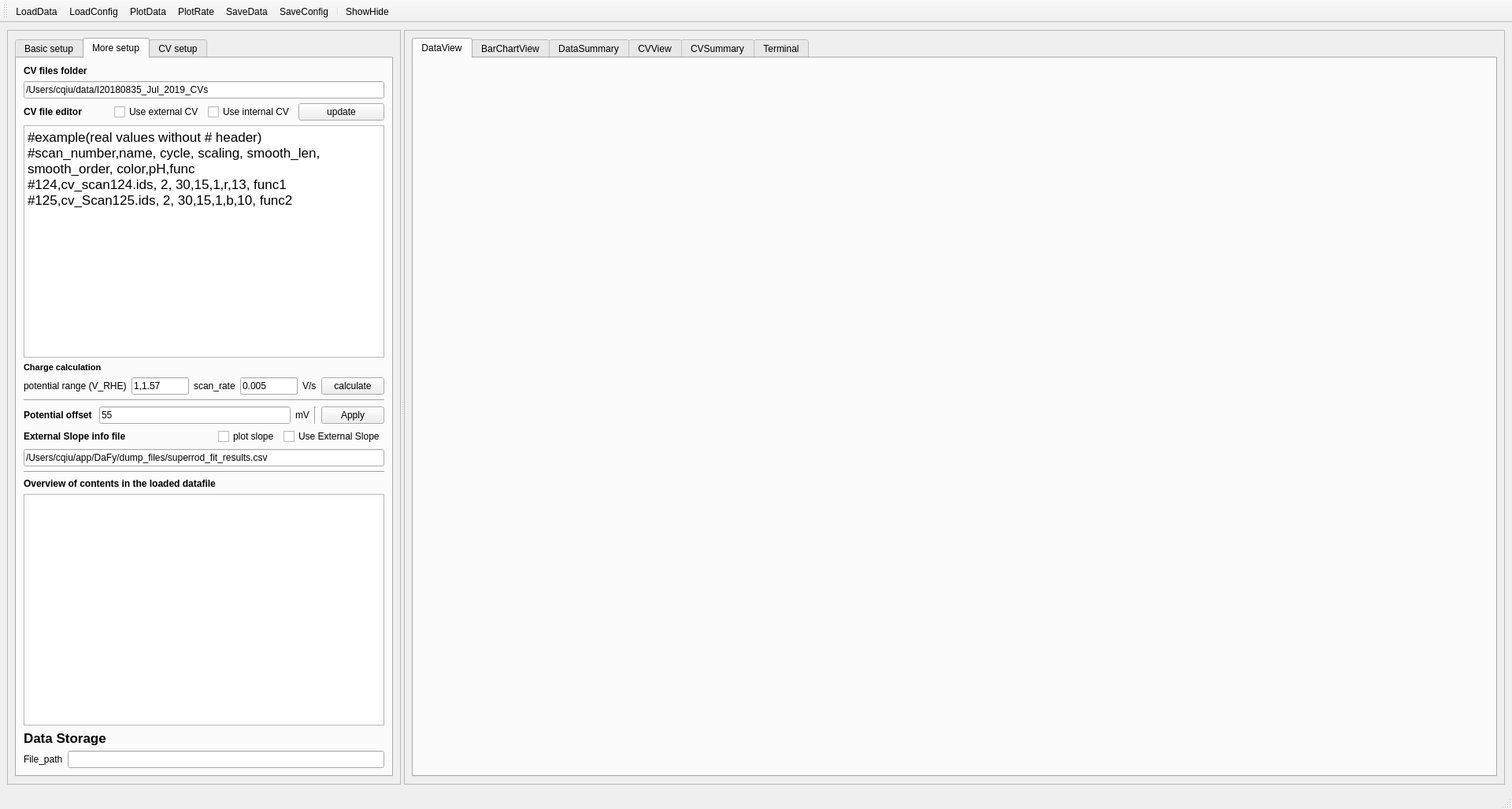
<?xml version="1.0" encoding="UTF-8"?>
<ui version="4.0">
 <class>MainWindow</class>
 <widget class="QMainWindow" name="MainWindow">
  <property name="geometry">
   <rect>
    <x>0</x>
    <y>0</y>
    <width>1920</width>
    <height>1027</height>
   </rect>
  </property>
  <property name="windowTitle">
   <string>MainWindow</string>
  </property>
  <widget class="QWidget" name="centralwidget">
   <layout class="QHBoxLayout" name="horizontalLayout">
    <item>
     <widget class="QSplitter" name="splitter">
      <property name="orientation">
       <enum>Qt::Horizontal</enum>
      </property>
      <widget class="QFrame" name="frame">
       <property name="sizePolicy">
        <sizepolicy hsizetype="Maximum" vsizetype="Preferred">
         <horstretch>0</horstretch>
         <verstretch>0</verstretch>
        </sizepolicy>
       </property>
       <property name="maximumSize">
        <size>
         <width>500</width>
         <height>16777215</height>
        </size>
       </property>
       <property name="frameShape">
        <enum>QFrame::StyledPanel</enum>
       </property>
       <property name="frameShadow">
        <enum>QFrame::Raised</enum>
       </property>
       <layout class="QVBoxLayout" name="verticalLayout">
        <item>
         <widget class="QTabWidget" name="tabWidget_2">
          <property name="font">
           <font>
            <weight>50</weight>
            <bold>false</bold>
           </font>
          </property>
          <property name="currentIndex">
           <number>1</number>
          </property>
          <widget class="QWidget" name="tab_3">
           <attribute name="title">
            <string>Basic setup</string>
           </attribute>
           <layout class="QVBoxLayout" name="verticalLayout_5">
            <item>
             <widget class="QLabel" name="label">
              <property name="sizePolicy">
               <sizepolicy hsizetype="Fixed" vsizetype="Fixed">
                <horstretch>0</horstretch>
                <verstretch>0</verstretch>
               </sizepolicy>
              </property>
              <property name="font">
               <font>
                <pointsize>13</pointsize>
                <weight>75</weight>
                <bold>true</bold>
               </font>
              </property>
              <property name="text">
               <string>Data File</string>
              </property>
             </widget>
            </item>
            <item>
             <widget class="QLineEdit" name="lineEdit_data_file">
              <property name="sizePolicy">
               <sizepolicy hsizetype="Expanding" vsizetype="Fixed">
                <horstretch>0</horstretch>
                <verstretch>0</verstretch>
               </sizepolicy>
              </property>
              <property name="maximumSize">
               <size>
                <width>4000</width>
                <height>16777215</height>
               </size>
              </property>
             </widget>
            </item>
            <item>
             <layout class="QHBoxLayout" name="horizontalLayout_7">
              <item>
               <widget class="QLabel" name="label_10">
                <property name="font">
                 <font>
                  <weight>75</weight>
                  <bold>true</bold>
                 </font>
                </property>
                <property name="text">
                 <string>Plot_type</string>
                </property>
               </widget>
              </item>
              <item>
               <spacer name="horizontalSpacer_4">
                <property name="orientation">
                 <enum>Qt::Horizontal</enum>
                </property>
                <property name="sizeHint" stdset="0">
                 <size>
                  <width>40</width>
                  <height>20</height>
                 </size>
                </property>
               </spacer>
              </item>
              <item>
               <widget class="QCheckBox" name="checkBox_time_scan">
                <property name="text">
                 <string>Time scan</string>
                </property>
               </widget>
              </item>
              <item>
               <spacer name="horizontalSpacer_3">
                <property name="orientation">
                 <enum>Qt::Horizontal</enum>
                </property>
                <property name="sizeHint" stdset="0">
                 <size>
                  <width>40</width>
                  <height>20</height>
                 </size>
                </property>
               </spacer>
              </item>
              <item>
               <widget class="QCheckBox" name="checkBox_mask">
                <property name="text">
                 <string>Apply mask</string>
                </property>
               </widget>
              </item>
              <item>
               <spacer name="horizontalSpacer_2">
                <property name="orientation">
                 <enum>Qt::Horizontal</enum>
                </property>
                <property name="sizeHint" stdset="0">
                 <size>
                  <width>40</width>
                  <height>20</height>
                 </size>
                </property>
               </spacer>
              </item>
              <item>
               <widget class="QCheckBox" name="checkBox_max">
                <property name="text">
                 <string>max2zero</string>
                </property>
               </widget>
              </item>
              <item>
               <spacer name="horizontalSpacer">
                <property name="orientation">
                 <enum>Qt::Horizontal</enum>
                </property>
                <property name="sizeHint" stdset="0">
                 <size>
                  <width>40</width>
                  <height>20</height>
                 </size>
                </property>
               </spacer>
              </item>
             </layout>
            </item>
            <item>
             <widget class="QLabel" name="label_9">
              <property name="font">
               <font>
                <pointsize>13</pointsize>
                <weight>75</weight>
                <bold>true</bold>
               </font>
              </property>
              <property name="text">
               <string>Plot channel selector</string>
              </property>
             </widget>
            </item>
            <item>
             <layout class="QHBoxLayout" name="horizontalLayout_15">
              <item>
               <widget class="QLabel" name="label_4">
                <property name="frameShape">
                 <enum>QFrame::StyledPanel</enum>
                </property>
                <property name="text">
                 <string>x</string>
                </property>
               </widget>
              </item>
              <item>
               <widget class="QLineEdit" name="lineEdit_x">
                <property name="text">
                 <string>potential</string>
                </property>
               </widget>
              </item>
             </layout>
            </item>
            <item>
             <layout class="QHBoxLayout" name="horizontalLayout_16">
              <item>
               <widget class="QLabel" name="label_5">
                <property name="frameShape">
                 <enum>QFrame::StyledPanel</enum>
                </property>
                <property name="text">
                 <string>y</string>
                </property>
               </widget>
              </item>
              <item>
               <widget class="QLineEdit" name="lineEdit_y">
                <property name="text">
                 <string>current,strain_ip,strain_oop,grain_size_ip,grain_size_oop</string>
                </property>
               </widget>
              </item>
             </layout>
            </item>
            <item>
             <layout class="QHBoxLayout" name="horizontalLayout_12">
              <item>
               <widget class="QLabel" name="label_23">
                <property name="font">
                 <font>
                  <weight>50</weight>
                  <bold>false</bold>
                 </font>
                </property>
                <property name="frameShape">
                 <enum>QFrame::StyledPanel</enum>
                </property>
                <property name="text">
                 <string>scans to be used</string>
                </property>
               </widget>
              </item>
              <item>
               <widget class="QLineEdit" name="scan_numbers_append">
                <property name="text">
                 <string/>
                </property>
               </widget>
              </item>
              <item>
               <widget class="QPushButton" name="PushButton_append_scans">
                <property name="text">
                 <string>Append</string>
                </property>
               </widget>
              </item>
             </layout>
            </item>
            <item>
             <layout class="QHBoxLayout" name="horizontalLayout_8">
              <item>
               <widget class="QLabel" name="label_12">
                <property name="text">
                 <string>Plotting style to use</string>
                </property>
               </widget>
              </item>
              <item>
               <widget class="QLineEdit" name="lineEdit_fmt">
                <property name="text">
                 <string>-r,-m,-g</string>
                </property>
               </widget>
              </item>
             </layout>
            </item>
            <item>
             <widget class="QGroupBox" name="groupBox_2">
              <property name="font">
               <font>
                <weight>75</weight>
                <bold>true</bold>
               </font>
              </property>
              <property name="title">
               <string>Point selector</string>
              </property>
              <layout class="QVBoxLayout" name="verticalLayout_3">
               <item>
                <layout class="QHBoxLayout" name="horizontalLayout_5">
                 <item>
                  <widget class="QLabel" name="label_3">
                   <property name="text">
                    <string>scan</string>
                   </property>
                  </widget>
                 </item>
                 <item>
                  <widget class="QComboBox" name="comboBox_scans">
                   <property name="sizePolicy">
                    <sizepolicy hsizetype="Maximum" vsizetype="Fixed">
                     <horstretch>0</horstretch>
                     <verstretch>0</verstretch>
                    </sizepolicy>
                   </property>
                   <property name="maximumSize">
                    <size>
                     <width>80</width>
                     <height>16777215</height>
                    </size>
                   </property>
                   <property name="font">
                    <font>
                     <weight>50</weight>
                     <bold>false</bold>
                    </font>
                   </property>
                  </widget>
                 </item>
                 <item>
                  <widget class="QLabel" name="label_6">
                   <property name="sizePolicy">
                    <sizepolicy hsizetype="Maximum" vsizetype="Preferred">
                     <horstretch>0</horstretch>
                     <verstretch>0</verstretch>
                    </sizepolicy>
                   </property>
                   <property name="minimumSize">
                    <size>
                     <width>65</width>
                     <height>0</height>
                    </size>
                   </property>
                   <property name="text">
                    <string>images fr.</string>
                   </property>
                  </widget>
                 </item>
                 <item>
                  <widget class="QLineEdit" name="lineEdit_img_range_left">
                   <property name="maximumSize">
                    <size>
                     <width>90</width>
                     <height>16777215</height>
                    </size>
                   </property>
                   <property name="font">
                    <font>
                     <weight>50</weight>
                     <bold>false</bold>
                    </font>
                   </property>
                   <property name="text">
                    <string>0</string>
                   </property>
                  </widget>
                 </item>
                 <item>
                  <widget class="QLabel" name="label_13">
                   <property name="minimumSize">
                    <size>
                     <width>20</width>
                     <height>0</height>
                    </size>
                   </property>
                   <property name="text">
                    <string>-&gt;</string>
                   </property>
                  </widget>
                 </item>
                 <item>
                  <widget class="QLineEdit" name="lineEdit_img_range_right">
                   <property name="maximumSize">
                    <size>
                     <width>100</width>
                     <height>16777215</height>
                    </size>
                   </property>
                   <property name="font">
                    <font>
                     <weight>50</weight>
                     <bold>false</bold>
                    </font>
                   </property>
                   <property name="text">
                    <string>1000</string>
                   </property>
                  </widget>
                 </item>
                 <item>
                  <widget class="QPushButton" name="pushButton_update">
                   <property name="sizePolicy">
                    <sizepolicy hsizetype="Fixed" vsizetype="Fixed">
                     <horstretch>0</horstretch>
                     <verstretch>0</verstretch>
                    </sizepolicy>
                   </property>
                   <property name="maximumSize">
                    <size>
                     <width>70</width>
                     <height>16777215</height>
                    </size>
                   </property>
                   <property name="text">
                    <string>update</string>
                   </property>
                  </widget>
                 </item>
                </layout>
               </item>
               <item>
                <widget class="QLabel" name="label_15">
                 <property name="text">
                  <string>Image ranges for each scan</string>
                 </property>
                </widget>
               </item>
               <item>
                <widget class="QPlainTextEdit" name="plainTextEdit_img_range">
                 <property name="font">
                  <font>
                   <weight>50</weight>
                   <bold>false</bold>
                  </font>
                 </property>
                </widget>
               </item>
               <item>
                <layout class="QHBoxLayout" name="horizontalLayout_21">
                 <item>
                  <widget class="QLabel" name="label_29">
                   <property name="text">
                    <string>Tick label settings</string>
                   </property>
                  </widget>
                 </item>
                 <item>
                  <widget class="QCheckBox" name="checkBox_use">
                   <property name="text">
                    <string>use</string>
                   </property>
                  </widget>
                 </item>
                </layout>
               </item>
               <item>
                <widget class="QPlainTextEdit" name="plainTextEdit_tick_label_settings">
                 <property name="font">
                  <font>
                   <pointsize>12</pointsize>
                   <weight>50</weight>
                   <bold>false</bold>
                  </font>
                 </property>
                 <property name="plainText">
                  <string>#which_figure(master or bar)+item (one plot channel, eg strain_ip)+ tick_label_locator ([] type)+bounds_padding+num_of_minor_ticks+ fmt_str+func
#master+strain_ip+[0, -0.02, -0.04, -0.06]+0.01+4+{: 4.2f}+set_ylim</string>
                 </property>
                </widget>
               </item>
              </layout>
             </widget>
            </item>
            <item>
             <widget class="QGroupBox" name="groupBox">
              <property name="sizePolicy">
               <sizepolicy hsizetype="Preferred" vsizetype="Expanding">
                <horstretch>0</horstretch>
                <verstretch>0</verstretch>
               </sizepolicy>
              </property>
              <property name="font">
               <font>
                <weight>75</weight>
                <bold>true</bold>
               </font>
              </property>
              <property name="title">
               <string>Structural change rate plot setups</string>
              </property>
              <layout class="QVBoxLayout" name="verticalLayout_2">
               <item>
                <widget class="QLabel" name="label_8">
                 <property name="font">
                  <font>
                   <weight>50</weight>
                   <bold>false</bold>
                  </font>
                 </property>
                 <property name="text">
                  <string>Data Range applied</string>
                 </property>
                </widget>
               </item>
               <item>
                <widget class="QLineEdit" name="lineEdit_data_range">
                 <property name="sizePolicy">
                  <sizepolicy hsizetype="Expanding" vsizetype="Expanding">
                   <horstretch>0</horstretch>
                   <verstretch>0</verstretch>
                  </sizepolicy>
                 </property>
                 <property name="font">
                  <font>
                   <weight>50</weight>
                   <bold>false</bold>
                  </font>
                 </property>
                 <property name="text">
                  <string>0-100</string>
                 </property>
                </widget>
               </item>
               <item>
                <widget class="QLabel" name="label_7">
                 <property name="font">
                  <font>
                   <weight>50</weight>
                   <bold>false</bold>
                  </font>
                 </property>
                 <property name="text">
                  <string>Potential ranges selector</string>
                 </property>
                </widget>
               </item>
               <item>
                <widget class="QLineEdit" name="lineEdit_potential_range">
                 <property name="sizePolicy">
                  <sizepolicy hsizetype="Expanding" vsizetype="Expanding">
                   <horstretch>0</horstretch>
                   <verstretch>0</verstretch>
                  </sizepolicy>
                 </property>
                 <property name="font">
                  <font>
                   <weight>50</weight>
                   <bold>false</bold>
                  </font>
                 </property>
                 <property name="text">
                  <string>1-1.5,1.-1.4</string>
                 </property>
                </widget>
               </item>
               <item>
                <widget class="QLabel" name="label_14">
                 <property name="sizePolicy">
                  <sizepolicy hsizetype="Fixed" vsizetype="Preferred">
                   <horstretch>0</horstretch>
                   <verstretch>0</verstretch>
                  </sizepolicy>
                 </property>
                 <property name="font">
                  <font>
                   <weight>50</weight>
                   <bold>false</bold>
                  </font>
                 </property>
                 <property name="text">
                  <string>Colors for bar</string>
                 </property>
                </widget>
               </item>
               <item>
                <widget class="QLineEdit" name="lineEdit_colors_bar">
                 <property name="sizePolicy">
                  <sizepolicy hsizetype="Expanding" vsizetype="Expanding">
                   <horstretch>0</horstretch>
                   <verstretch>0</verstretch>
                  </sizepolicy>
                 </property>
                 <property name="font">
                  <font>
                   <weight>50</weight>
                   <bold>false</bold>
                  </font>
                 </property>
                 <property name="text">
                  <string>b</string>
                 </property>
                </widget>
               </item>
               <item>
                <widget class="QCheckBox" name="checkBox_show_marker">
                 <property name="text">
                  <string>plot_pot_seperator_on_profiles</string>
                 </property>
                </widget>
               </item>
              </layout>
             </widget>
            </item>
           </layout>
          </widget>
          <widget class="QWidget" name="tab_4">
           <attribute name="title">
            <string>More setup</string>
           </attribute>
           <layout class="QVBoxLayout" name="verticalLayout_6">
            <item>
             <widget class="QLabel" name="label_17">
              <property name="font">
               <font>
                <weight>75</weight>
                <bold>true</bold>
               </font>
              </property>
              <property name="text">
               <string>CV files folder</string>
              </property>
             </widget>
            </item>
            <item>
             <widget class="QLineEdit" name="lineEdit_cv_folder">
              <property name="text">
               <string>/Users/cqiu/data/I20180835_Jul_2019_CVs</string>
              </property>
             </widget>
            </item>
            <item>
             <layout class="QHBoxLayout" name="horizontalLayout_6">
              <item>
               <widget class="QLabel" name="label_18">
                <property name="font">
                 <font>
                  <weight>75</weight>
                  <bold>true</bold>
                 </font>
                </property>
                <property name="text">
                 <string>CV file editor</string>
                </property>
               </widget>
              </item>
              <item>
               <widget class="QCheckBox" name="checkBox_use_external_cv">
                <property name="text">
                 <string>Use external CV</string>
                </property>
               </widget>
              </item>
              <item>
               <widget class="QCheckBox" name="checkBox_use_internal_cv">
                <property name="text">
                 <string>Use internal CV</string>
                </property>
               </widget>
              </item>
              <item>
               <widget class="QPushButton" name="pushButton_update_info">
                <property name="text">
                 <string>update</string>
                </property>
               </widget>
              </item>
             </layout>
            </item>
            <item>
             <widget class="QTextEdit" name="textEdit_plot_lib">
              <property name="html">
               <string>&lt;!DOCTYPE HTML PUBLIC &quot;-//W3C//DTD HTML 4.0//EN&quot; &quot;http://www.w3.org/TR/REC-html40/strict.dtd&quot;&gt;
&lt;html&gt;&lt;head&gt;&lt;meta name=&quot;qrichtext&quot; content=&quot;1&quot; /&gt;&lt;style type=&quot;text/css&quot;&gt;
p, li { white-space: pre-wrap; }
&lt;/style&gt;&lt;/head&gt;&lt;body style=&quot; font-family:'.AppleSystemUIFont'; font-size:13pt; font-weight:400; font-style:normal;&quot;&gt;
&lt;p style=&quot; margin-top:0px; margin-bottom:0px; margin-left:0px; margin-right:0px; -qt-block-indent:0; text-indent:0px;&quot;&gt;&lt;span style=&quot; font-family:'.SF NS Text';&quot;&gt;#example(real values without # header)&lt;/span&gt;&lt;/p&gt;
&lt;p style=&quot; margin-top:0px; margin-bottom:0px; margin-left:0px; margin-right:0px; -qt-block-indent:0; text-indent:0px;&quot;&gt;&lt;span style=&quot; font-family:'.SF NS Text';&quot;&gt;#scan_number,name, cycle, scaling, smooth_len, smooth_order, color,pH,func&lt;/span&gt;&lt;/p&gt;
&lt;p style=&quot; margin-top:0px; margin-bottom:0px; margin-left:0px; margin-right:0px; -qt-block-indent:0; text-indent:0px;&quot;&gt;&lt;span style=&quot; font-family:'.SF NS Text';&quot;&gt;#124,cv_scan124.ids, 2, 30,15,1,r,13, func1&lt;/span&gt;&lt;/p&gt;
&lt;p style=&quot; margin-top:0px; margin-bottom:0px; margin-left:0px; margin-right:0px; -qt-block-indent:0; text-indent:0px;&quot;&gt;&lt;span style=&quot; font-family:'.SF NS Text';&quot;&gt;#125,cv_Scan125.ids, 2, 30,15,1,b,10, func2&lt;/span&gt;&lt;/p&gt;&lt;/body&gt;&lt;/html&gt;</string>
              </property>
             </widget>
            </item>
            <item>
             <layout class="QHBoxLayout" name="horizontalLayout_14">
              <item>
               <widget class="QLabel" name="label_26">
                <property name="font">
                 <font>
                  <pointsize>8</pointsize>
                  <weight>75</weight>
                  <bold>true</bold>
                 </font>
                </property>
                <property name="text">
                 <string>Charge calculation</string>
                </property>
               </widget>
              </item>
             </layout>
            </item>
            <item>
             <layout class="QHBoxLayout" name="horizontalLayout_13">
              <item>
               <widget class="QLabel" name="label_22">
                <property name="text">
                 <string>potential range (V_RHE)</string>
                </property>
               </widget>
              </item>
              <item>
               <widget class="QLineEdit" name="lineEdit_pot_range">
                <property name="text">
                 <string>1,1.57</string>
                </property>
               </widget>
              </item>
              <item>
               <widget class="QLabel" name="label_24">
                <property name="text">
                 <string>scan_rate</string>
                </property>
               </widget>
              </item>
              <item>
               <widget class="QLineEdit" name="lineEdit_scan_rate">
                <property name="text">
                 <string>0.005</string>
                </property>
               </widget>
              </item>
              <item>
               <widget class="QLabel" name="label_25">
                <property name="text">
                 <string>V/s</string>
                </property>
               </widget>
              </item>
              <item>
               <widget class="QPushButton" name="pushButton_cal_charge">
                <property name="text">
                 <string>calculate</string>
                </property>
               </widget>
              </item>
             </layout>
            </item>
            <item>
             <widget class="Line" name="line_3">
              <property name="orientation">
               <enum>Qt::Horizontal</enum>
              </property>
             </widget>
            </item>
            <item>
             <layout class="QHBoxLayout" name="horizontalLayout_2">
              <item>
               <widget class="QLabel" name="label_20">
                <property name="font">
                 <font>
                  <weight>75</weight>
                  <bold>true</bold>
                 </font>
                </property>
                <property name="text">
                 <string>Potential offset </string>
                </property>
               </widget>
              </item>
              <item>
               <widget class="QLineEdit" name="lineEdit_pot_offset">
                <property name="text">
                 <string>55</string>
                </property>
               </widget>
              </item>
              <item>
               <widget class="QLabel" name="label_21">
                <property name="text">
                 <string>mV</string>
                </property>
               </widget>
              </item>
              <item>
               <widget class="Line" name="line">
                <property name="orientation">
                 <enum>Qt::Vertical</enum>
                </property>
               </widget>
              </item>
              <item>
               <widget class="QPushButton" name="pushButton_apply">
                <property name="text">
                 <string>Apply</string>
                </property>
               </widget>
              </item>
             </layout>
            </item>
            <item>
             <layout class="QHBoxLayout" name="horizontalLayout_3">
              <item>
               <widget class="QLabel" name="label_19">
                <property name="font">
                 <font>
                  <weight>75</weight>
                  <bold>true</bold>
                 </font>
                </property>
                <property name="text">
                 <string>External Slope info file</string>
                </property>
               </widget>
              </item>
              <item>
               <spacer name="horizontalSpacer_5">
                <property name="orientation">
                 <enum>Qt::Horizontal</enum>
                </property>
                <property name="sizeHint" stdset="0">
                 <size>
                  <width>40</width>
                  <height>20</height>
                 </size>
                </property>
               </spacer>
              </item>
              <item>
               <widget class="QCheckBox" name="checkBox_plot_slope">
                <property name="text">
                 <string>plot slope</string>
                </property>
               </widget>
              </item>
              <item>
               <widget class="QCheckBox" name="checkBox_use_external_slope">
                <property name="text">
                 <string>Use External Slope</string>
                </property>
               </widget>
              </item>
             </layout>
            </item>
            <item>
             <widget class="QLineEdit" name="lineEdit_slope_file">
              <property name="text">
               <string>/Users/cqiu/app/DaFy/dump_files/superrod_fit_results.csv</string>
              </property>
             </widget>
            </item>
            <item>
             <widget class="Line" name="line_2">
              <property name="orientation">
               <enum>Qt::Horizontal</enum>
              </property>
             </widget>
            </item>
            <item>
             <widget class="QLabel" name="label_11">
              <property name="font">
               <font>
                <weight>75</weight>
                <bold>true</bold>
               </font>
              </property>
              <property name="text">
               <string>Overview of contents in the loaded datafile</string>
              </property>
             </widget>
            </item>
            <item>
             <widget class="QTextBrowser" name="textEdit_summary_data">
              <property name="enabled">
               <bool>true</bool>
              </property>
             </widget>
            </item>
            <item>
             <widget class="QLabel" name="label_2">
              <property name="sizePolicy">
               <sizepolicy hsizetype="Fixed" vsizetype="Fixed">
                <horstretch>0</horstretch>
                <verstretch>0</verstretch>
               </sizepolicy>
              </property>
              <property name="font">
               <font>
                <pointsize>13</pointsize>
                <weight>75</weight>
                <bold>true</bold>
               </font>
              </property>
              <property name="text">
               <string>Data Storage</string>
              </property>
             </widget>
            </item>
            <item>
             <layout class="QHBoxLayout" name="horizontalLayout_4">
              <property name="sizeConstraint">
               <enum>QLayout::SetFixedSize</enum>
              </property>
              <item>
               <widget class="QLabel" name="label_16">
                <property name="sizePolicy">
                 <sizepolicy hsizetype="Preferred" vsizetype="Fixed">
                  <horstretch>0</horstretch>
                  <verstretch>0</verstretch>
                 </sizepolicy>
                </property>
                <property name="text">
                 <string>File_path</string>
                </property>
               </widget>
              </item>
              <item>
               <widget class="QLineEdit" name="lineEdit_data_file_path">
                <property name="sizePolicy">
                 <sizepolicy hsizetype="Expanding" vsizetype="Fixed">
                  <horstretch>0</horstretch>
                  <verstretch>0</verstretch>
                 </sizepolicy>
                </property>
                <property name="maximumSize">
                 <size>
                  <width>3500</width>
                  <height>16777215</height>
                 </size>
                </property>
               </widget>
              </item>
             </layout>
            </item>
           </layout>
          </widget>
          <widget class="QWidget" name="tab_9">
           <attribute name="title">
            <string>CV setup</string>
           </attribute>
           <layout class="QVBoxLayout" name="verticalLayout_8">
            <item>
             <widget class="QLabel" name="label_27">
              <property name="text">
               <string>Config file path</string>
              </property>
             </widget>
            </item>
            <item>
             <widget class="QLineEdit" name="lineEdit_cv_config_path"/>
            </item>
            <item>
             <widget class="QLabel" name="label_28">
              <property name="text">
               <string>Config file content</string>
              </property>
             </widget>
            </item>
            <item>
             <widget class="QPlainTextEdit" name="plainTextEdit_cv_config">
              <property name="plainText">
               <string>[Global]
sequence_id = [216, 221,229, 231, 236, 243, 244]
ph = [13, 10,13,8,13,7,13]
fmt = ['-']*7
which_cycle = [1,1,2,2,2,2,2]
color = ['r', 'g','r','blue','r','m','r']
method = ['extract_cv_file_fouad']*7
pot_range = [[1,1.57],[1,1.57],[1,1.57],[1,1.57],[1,1.57],[1,1.57],[1,1.57]]
cv_scale_factor = [30,30,30,30,30,30,30]
cv_spike_cut = [0.002]*7
scan_rate = [0.005]*7
resistance = [70,80,70,40,50,90,50]
pot_starts_tafel = [1.6,1.62,1.6,1.72,1.6,1.75,1.6]
pot_ends_tafel = [1.65,1.75,1.65,1.85,1.65,1.83,1.65]
potential_reaction_order = 1.65
cv_folder = '/Users/canrong/Documents/I20180835_Jul_2019_CVs'
path = ['044_S216_CV','048_S221_CV','054_S229_CV','057_S231_CV','060_S236_CV','064_S243_CV','065_S244_CV']</string>
              </property>
             </widget>
            </item>
            <item>
             <widget class="QCheckBox" name="checkBox_use_all">
              <property name="text">
               <string>use all scans for plotting cv profiles</string>
              </property>
              <property name="checked">
               <bool>true</bool>
              </property>
             </widget>
            </item>
            <item>
             <layout class="QHBoxLayout" name="horizontalLayout_20">
              <item>
               <widget class="QPushButton" name="pushButton_load_cv_config">
                <property name="text">
                 <string>Load</string>
                </property>
               </widget>
              </item>
              <item>
               <widget class="QPushButton" name="pushButton_update_cv_config">
                <property name="text">
                 <string>Update</string>
                </property>
               </widget>
              </item>
              <item>
               <widget class="QPushButton" name="pushButton_cal_charge_2">
                <property name="text">
                 <string>Charge</string>
                </property>
               </widget>
              </item>
              <item>
               <widget class="QPushButton" name="pushButton_plot_cv">
                <property name="text">
                 <string>PltCV</string>
                </property>
               </widget>
              </item>
              <item>
               <widget class="QPushButton" name="pushButton_plot_reaction_order">
                <property name="text">
                 <string>PltOrder</string>
                </property>
               </widget>
              </item>
             </layout>
            </item>
           </layout>
          </widget>
         </widget>
        </item>
       </layout>
      </widget>
      <widget class="QFrame" name="frame_2">
       <property name="sizePolicy">
        <sizepolicy hsizetype="Expanding" vsizetype="Preferred">
         <horstretch>0</horstretch>
         <verstretch>0</verstretch>
        </sizepolicy>
       </property>
       <property name="minimumSize">
        <size>
         <width>900</width>
         <height>0</height>
        </size>
       </property>
       <property name="frameShape">
        <enum>QFrame::StyledPanel</enum>
       </property>
       <property name="frameShadow">
        <enum>QFrame::Raised</enum>
       </property>
       <layout class="QHBoxLayout" name="horizontalLayout_9">
        <item>
         <layout class="QVBoxLayout" name="verticalLayout_4">
          <property name="sizeConstraint">
           <enum>QLayout::SetMaximumSize</enum>
          </property>
          <item>
           <widget class="QTabWidget" name="tabWidget">
            <property name="currentIndex">
             <number>0</number>
            </property>
            <widget class="QWidget" name="tab">
             <attribute name="title">
              <string>DataView</string>
             </attribute>
             <layout class="QHBoxLayout" name="horizontalLayout_10">
              <item>
               <widget class="MplWidget" name="mplwidget" native="true"/>
              </item>
             </layout>
            </widget>
            <widget class="QWidget" name="tab_2">
             <attribute name="title">
              <string>BarChartView</string>
             </attribute>
             <layout class="QHBoxLayout" name="horizontalLayout_11">
              <item>
               <widget class="MplWidget" name="mplwidget2" native="true"/>
              </item>
             </layout>
            </widget>
            <widget class="QWidget" name="tab_5">
             <attribute name="title">
              <string>DataSummary</string>
             </attribute>
             <layout class="QHBoxLayout" name="horizontalLayout_17">
              <item>
               <widget class="QPlainTextEdit" name="plainTextEdit_summary"/>
              </item>
             </layout>
            </widget>
            <widget class="QWidget" name="tab_7">
             <attribute name="title">
              <string>CVView</string>
             </attribute>
             <layout class="QHBoxLayout" name="horizontalLayout_18">
              <item>
               <widget class="MplWidget" name="widget_cv_view" native="true"/>
              </item>
             </layout>
            </widget>
            <widget class="QWidget" name="tab_8">
             <attribute name="title">
              <string>CVSummary</string>
             </attribute>
             <layout class="QHBoxLayout" name="horizontalLayout_19">
              <item>
               <widget class="QPlainTextEdit" name="plainTextEdit_cv_summary"/>
              </item>
             </layout>
            </widget>
            <widget class="QWidget" name="tab_6">
             <attribute name="title">
              <string>Terminal</string>
             </attribute>
             <layout class="QVBoxLayout" name="verticalLayout_7">
              <item>
               <widget class="TerminalWidget" name="widget_terminal" native="true"/>
              </item>
             </layout>
            </widget>
           </widget>
          </item>
         </layout>
        </item>
       </layout>
      </widget>
     </widget>
    </item>
   </layout>
  </widget>
  <widget class="QMenuBar" name="menubar">
   <property name="geometry">
    <rect>
     <x>0</x>
     <y>0</y>
     <width>1920</width>
     <height>24</height>
    </rect>
   </property>
  </widget>
  <widget class="QStatusBar" name="statusbar"/>
  <widget class="QToolBar" name="toolBar">
   <property name="windowTitle">
    <string>toolBar</string>
   </property>
   <attribute name="toolBarArea">
    <enum>TopToolBarArea</enum>
   </attribute>
   <attribute name="toolBarBreak">
    <bool>false</bool>
   </attribute>
   <addaction name="actionLoadData"/>
   <addaction name="actionLoadConfig"/>
   <addaction name="actionPlotData"/>
   <addaction name="actionPlotRate"/>
   <addaction name="actionSaveData"/>
   <addaction name="actionSaveConfig"/>
   <addaction name="separator"/>
   <addaction name="actionShowHide"/>
  </widget>
  <action name="actionPlotData">
   <property name="icon">
    <iconset>
     <normaloff>icons/plot.png</normaloff>icons/plot.png</iconset>
   </property>
   <property name="text">
    <string>PlotData</string>
   </property>
  </action>
  <action name="actionPlotRate">
   <property name="icon">
    <iconset>
     <normaloff>icons/bar.jpeg</normaloff>icons/bar.jpeg</iconset>
   </property>
   <property name="text">
    <string>PlotRate</string>
   </property>
   <property name="toolTip">
    <string>Plot rate of structural change</string>
   </property>
  </action>
  <action name="actionSaveData">
   <property name="icon">
    <iconset>
     <normaloff>icons/save.png</normaloff>icons/save.png</iconset>
   </property>
   <property name="text">
    <string>SaveData</string>
   </property>
  </action>
  <action name="actionLoadConfig">
   <property name="icon">
    <iconset>
     <normaloff>icons/load_config.png</normaloff>icons/load_config.png</iconset>
   </property>
   <property name="text">
    <string>LoadConfig</string>
   </property>
  </action>
  <action name="actionLoadData">
   <property name="icon">
    <iconset>
     <normaloff>icons/load_data.png</normaloff>icons/load_data.png</iconset>
   </property>
   <property name="text">
    <string>LoadData</string>
   </property>
  </action>
  <action name="actionSaveConfig">
   <property name="icon">
    <iconset>
     <normaloff>icons/save_config.png</normaloff>icons/save_config.png</iconset>
   </property>
   <property name="text">
    <string>SaveConfig</string>
   </property>
  </action>
  <action name="actionShowHide">
   <property name="icon">
    <iconset>
     <normaloff>icons/hide.png</normaloff>icons/hide.png</iconset>
   </property>
   <property name="text">
    <string>ShowHide</string>
   </property>
  </action>
 </widget>
 <customwidgets>
  <customwidget>
   <class>TerminalWidget</class>
   <extends>QWidget</extends>
   <header>terminal_widget.h</header>
   <container>1</container>
  </customwidget>
  <customwidget>
   <class>MplWidget</class>
   <extends>QWidget</extends>
   <header location="global">mplwidget.h</header>
   <container>1</container>
  </customwidget>
 </customwidgets>
 <resources/>
 <connections/>
</ui>
